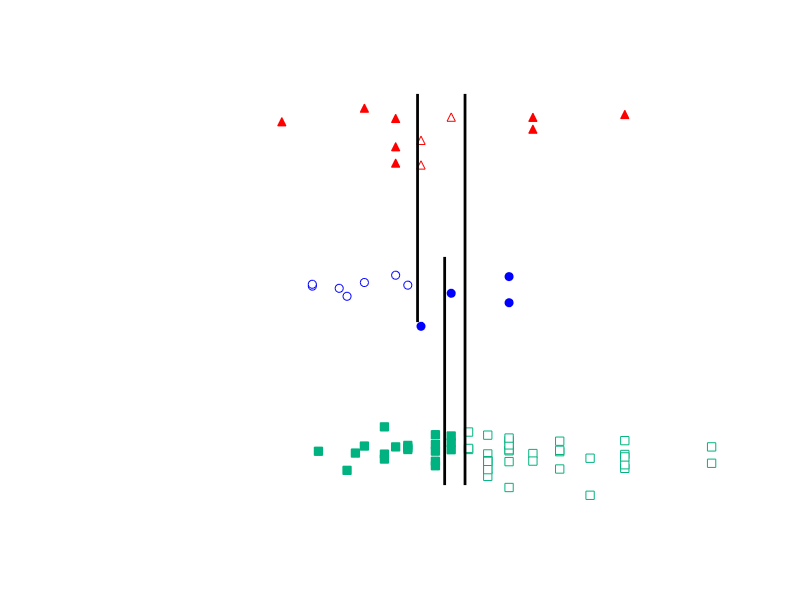

Write MATLAB code to recreate this figure.
clear all
close all
clc

% Read data
load('carc.txt')
reg   = carc(:,13);     % region: 1=US, 3=EU, 2=Japan
x     = carc(:,2);      % miles per gallon
x     = 2.352*100./x;   % litres per 100 km  instead miles per gallon
n     = length(x);      % number of observations


% separating data by region
x1    = x(find(reg==1));
x2    = x(find(reg==2));
x3    = x(find(reg==3));

% means of groups by region
m1    = mean(x1);
m2    = mean(x2);
m3    = mean(x3);

% common means
m12   = (m1+m2)/2;
m23   = (m2+m3)/2;   
m13   = (m1+m3)/2; 

 %common variance matrix
s = ((length(x1)-1)*var(x1)+(length(x2)-1)*var(x2)+(length(x3)-1)*var(x3))/(length(x)-3);   
   
  %allocating regions (1,2,3) to data with the MLE rule 
alloc1 = 1*((x-m12).*inv(s).*(m1-m2)>0).*((x-m13).*inv(s).*(m1-m3)>0);
alloc2 = 2*((x-m12).*inv(s).*(m2-m1)>0).*((x-m23).*inv(s).*(m2-m3)>0);
alloc3 = 3*((x-m13).*inv(s).*(m3-m1)>0).*((x-m23).*inv(s).*(m3-m2)>0);

rule12 = m12;
rule23 = m23;
rule13 = m13;

alloc = alloc1+alloc2+alloc3;   %vector with elements (1,2,3) 

aper = 1-sum(reg==alloc)/n;     %percent of incorrectly sorted data

mist = (alloc~=reg);          %position of sorting mistakes
y     = (reg+0.1*normrnd(0,1,n,1));
pch   = reg;
pch1  = num2str(ones(n,1));
colour = ones(3,n);
fill = ones(3,n);
for i=1:n
   if(mist(i)==1)
      if(pch(i) ==1)
         colour(:,i) = [0, 0.7, 0.5]';
         fill(:,i)   = [0, 0.7, 0.5]';
      end
      if(pch(i) ==2)
         colour(:,i) = [0, 0, 1]';
         fill(:,i)   = [0, 0, 1]';
      end
      if(pch(i) ==3)
         colour(:,i) = [1, 0, 0]';
         fill(:,i)   = [1, 0, 0]';
      end
   end
   if(mist(i)==0)
      if(pch(i) ==1)
         colour(:,i) = [0, 0.7, 0.5]';
      end
      if(pch(i) ==2)
         colour(:,i) = [0, 0, 1]';
      end
      if(pch(i) ==3)
         colour(:,i) = [1, 0, 0]';
      end
   end
end
for i = 1:n
    if(pch(i)==1)
        pch1(i) = 's';
    end
    if(pch(i)==2)
        pch1(i) = 'o';
    end
    if(pch(i)==3)
        pch1(i) = '^';
    end
end
        
% plot of sorted data; full symbols - data sorted into the wrong category
figure(1)
axis off 
hold on
for i=1:n
plot(x(i),y(i),pch1(i),'Color',colour(:,i),'MarkerFaceColor',fill(:,i))
end
% lines showing the sorting rules
line([rule12;rule12],[0.8;2.2],'Color','k','LineWidth',2)
line([rule23;rule23],[1.8;3.2],'Color','k','LineWidth',2)
line([rule13;rule13],[0.8,3.2],'Color','k','LineWidth',2)

disp('aper')
disp(aper)

